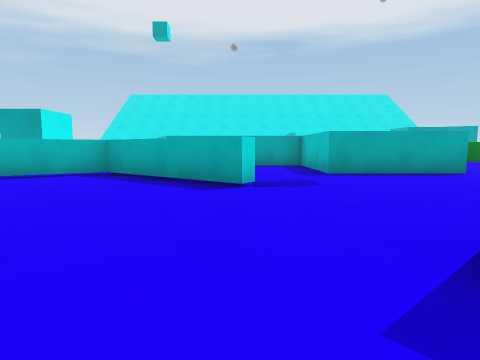
view 1 (above)

24 first-person views from a walk through a scene from a Unity 3-D project. The camera is 0.58 m above the floor, tilts 6° down and sees 75° across. The floor is counted in squares, 1 m on a side. Each view is taken from the middle of a square. On the plan, view 1 faces up. The plan holds only what a view shows up to about 9 squares ahead; the rest is blank. The place goes on beyond the plan. The player character is not drawn. Surface patterns are stand-ins for the level's own textures.

view 2
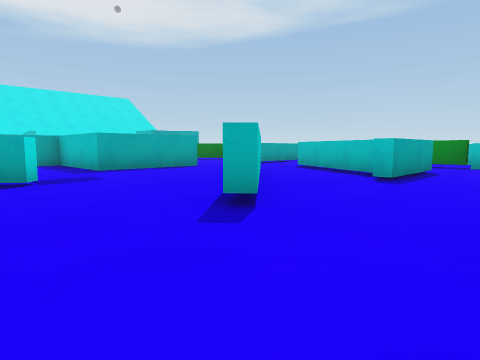

view 3
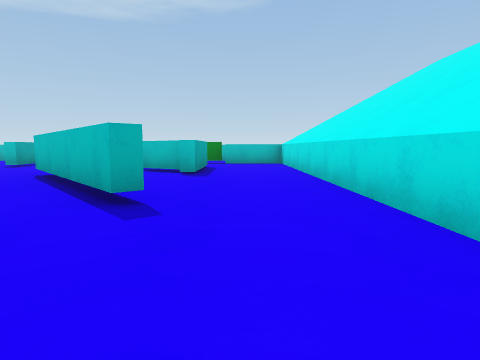

view 4
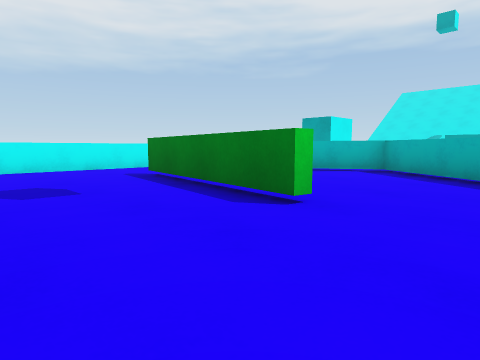

view 5
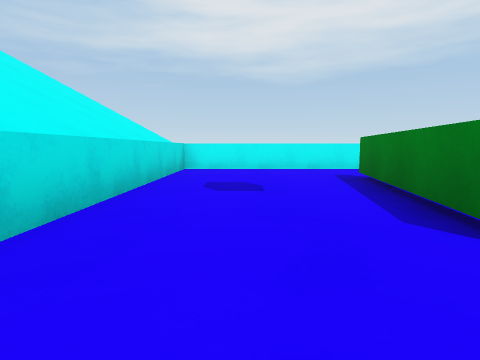

view 6
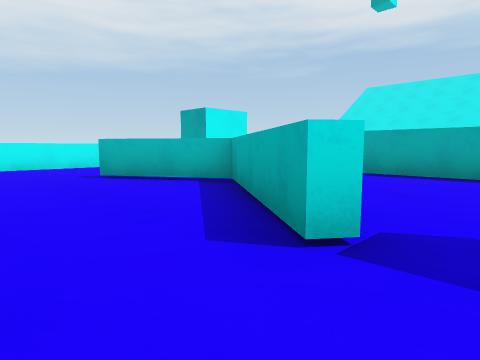

view 7
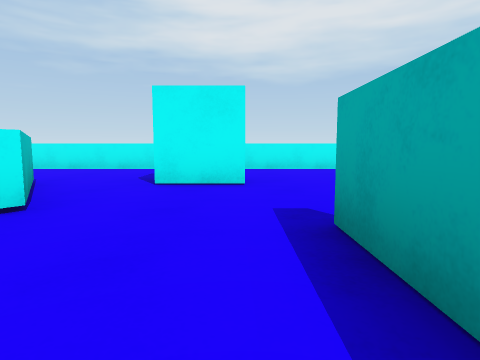

view 8
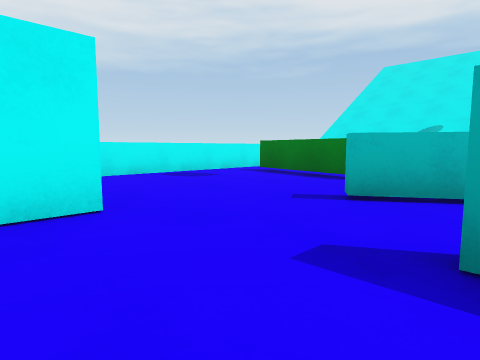

view 9
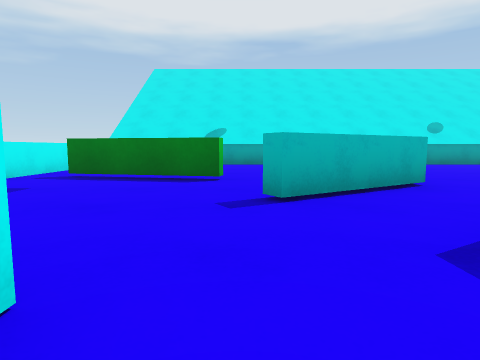

view 10
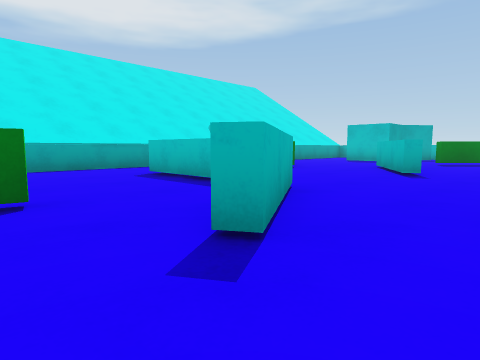

view 11
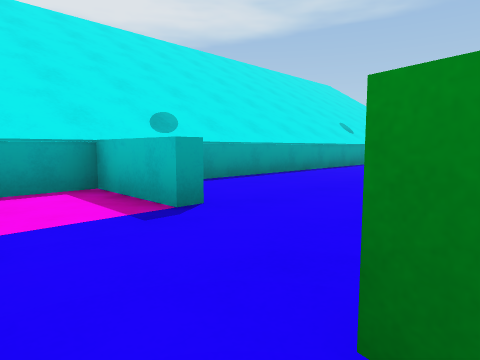

view 12
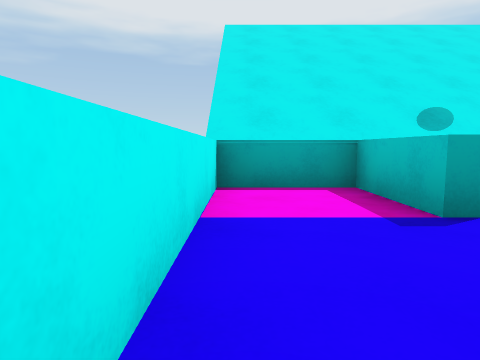

view 13
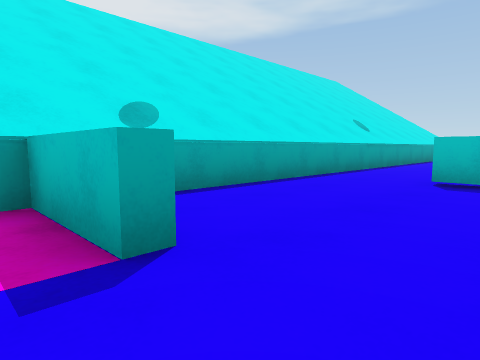

view 14
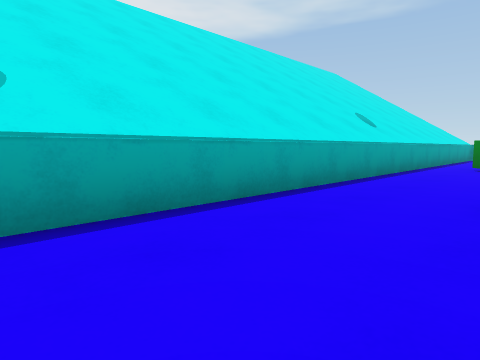

view 15
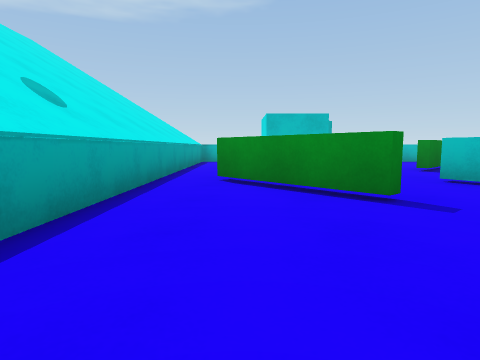

view 16
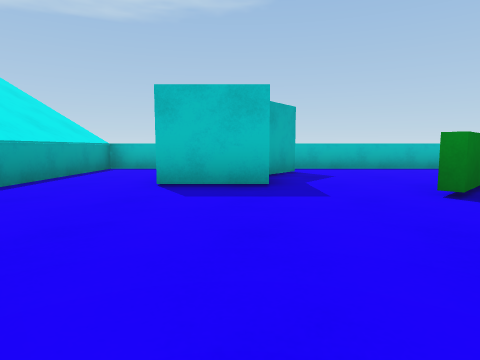

view 17
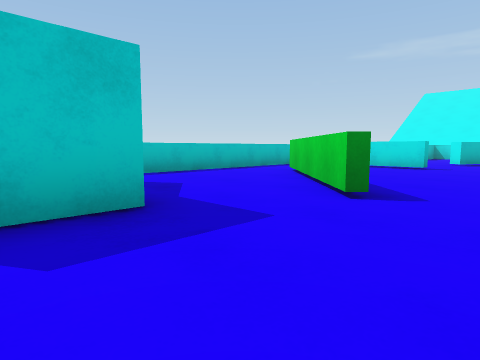

view 18
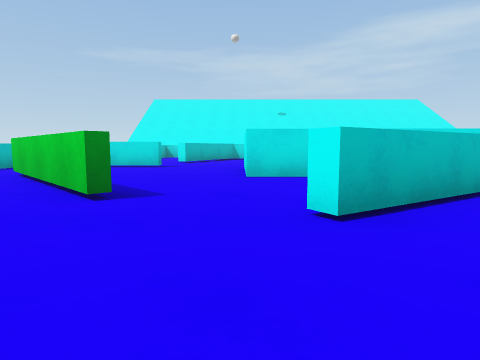

view 19
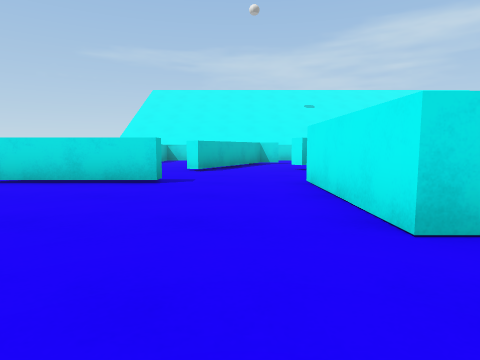

view 20
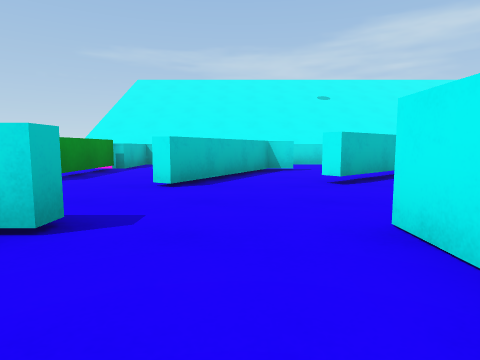

view 21
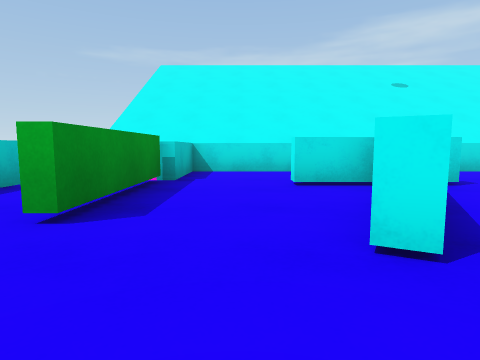

view 22
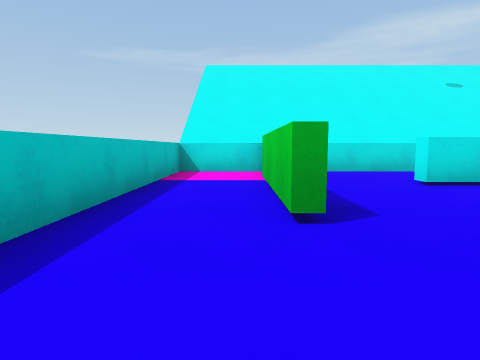

view 23
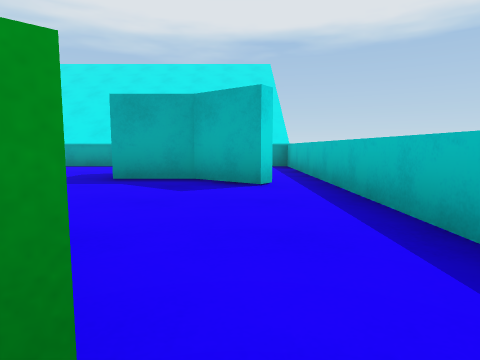

view 24
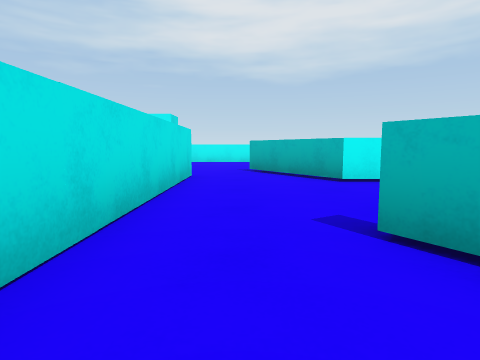

### Floor plan
Key: @ floor where view 1 was taken; # wall or solid block; . floor; ^ raised ledge; B cyan block.
Columns run from 9 left of view 1 to 12 right of it. Each row starts with its distance up from view 1.
 19 ######################
 18 #..^.................^
 17 #..^.........#.......^
 16 #.......#..###...BB .^
 15 #.......#........BB .^
 14 #.###...#.........##.^
 13 #......##..###.......^
 12 #.....##...#....#....^
 11 #...............##...^
 10 #......########..##..^
  9 #..BB......#  #.....
  8 #  BB......#  #.....
  7 #.....#....####..###
  6 #...#####......... .
  5 #.......##...........
  4 #............#.##....^
  3 #..........###.#..#..^
  2 #..#####..##...#..#..^
  1 #.............###.#..^
  0 #........@........^..^
 -1 #.................^..^
 -2 #####################

Positions as (right, up) in squares from view 1, and headings:
1: (0, 0), facing up
2: (-1, -1), facing up-right
3: (-2, 0), facing right
4: (0, -1), facing up-left
5: (0, 0), facing left
6: (1, 3), facing up-left
7: (0, 9), facing left
8: (-2, 8), facing up-left
9: (-4, 8), facing up
10: (-5, 10), facing up-right
11: (-8, 14), facing up-right
12: (-8, 14), facing up
13: (-7, 15), facing up-right
14: (-5, 16), facing up-right
15: (-1, 17), facing right
16: (3, 15), facing right
17: (5, 16), facing down-right
18: (5, 16), facing down
19: (6, 12), facing down
20: (6, 9), facing down
21: (8, 6), facing down
22: (10, 6), facing down
23: (10, 9), facing up
24: (4, 11), facing left
